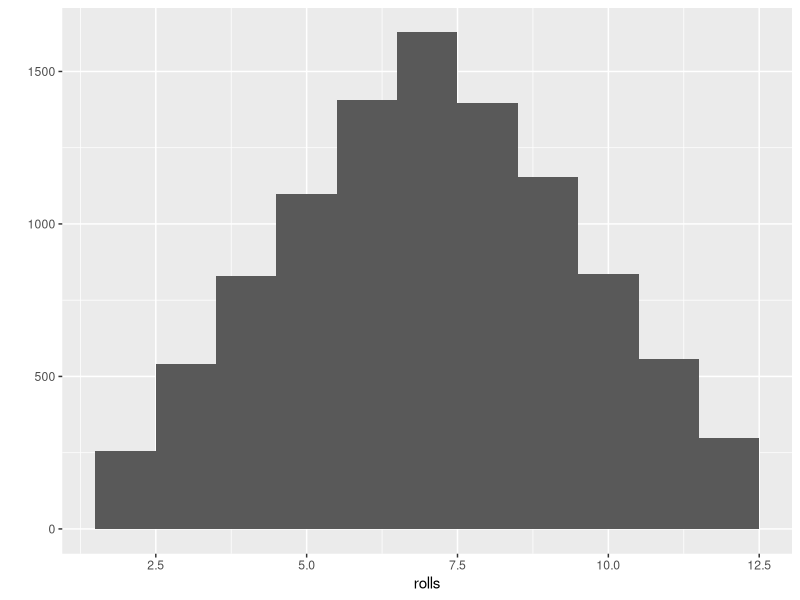
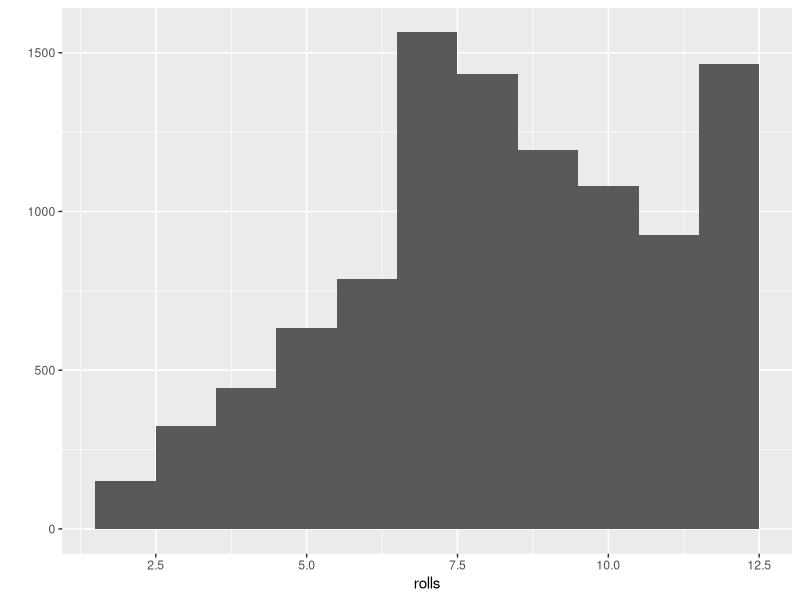

The R script that drew these images, in order:
die = c(1:6)
roll = function(){
  dice = sample(die, size = 2, replace = TRUE)
  sum(dice)
}
roll()
#test if the die is fair
rolls = replicate(10000, roll())
library(ggplot2)
qplot(rolls, binwidth = 1)

roll_weighted = function(){
  dice = sample(die, size = 2, replace = TRUE, 
                prob = c(1/8, 1/8, 1/8, 1/8, 1/8, 3/8))
  sum(dice)
}
roll()
rolls = replicate(10000, roll_weighted())
qplot(rolls, binwidth = 1)
(rolls = expand.grid(die, die))
#add a sum row
rolls$value = rolls$Var1 + rolls $Var2

#add a probability vector
prob = c(rep(1/8, 5), 3/8) #weighted values
names(prob) = c(1:6) #name the values
attributes(prob)
#lookup the probabilities based on the names listed in Var1
prob[rolls$Var1]
rolls$prob1 = prob[rolls$Var1]
rolls$prob2 = prob[rolls$Var2]
rolls$Prob = rolls$prob1 * rolls$prob2

#calulate expected value
eWeightedDie = sum(rolls$value * rolls$Prob)

#same thing with the slot machine!
#create psuedo random probability dist for outputting symbols
get_symbols= function(){
  wheel = c("D","7","BBB","BB","B","C","0")
  #take a sample of the wheel sample using probability listed
  sample(wheel, size = 3, replace = TRUE, 
         prob = c(.03, .03, .06, .1, .25, .01, .52))
}

wheel = c("D","7","BBB","BB","B","C","0")
prob = c(.03, .03, .06, .1, .25, .01, .52)
combos = expand.grid(wheel, wheel, wheel, stringsAsFactors = FALSE)
combos
names(prob) = wheel
prob
combos$prob1 = prob[combos$Var1]
combos$prob2 = prob[combos$Var2]
combos$prob3 = prob[combos$Var3]
combos$Prob = combos$prob1*combos$prob2*combos$prob3
head(combos)
sum(combos$Prob) #should be 1!!

#add a scores row
score <- function(symbols) {
  diamonds <- sum(symbols == "D")
  cherries <- sum(symbols == "C")
  
  # identify case
  # since diamonds are wild, only nondiamonds 
  # matter for three of a kind and all bars
  slots <- symbols[symbols != "D"]
  same <- length(unique(slots)) == 1
  bars <- slots %in% c("B", "BB", "BBB")
  
  # assign prize
  if (diamonds == 3) {
    prize <- 100
  } else if (same) {
    payouts <- c("7" = 80, "BBB" = 40, "BB" = 25,
                 "B" = 10, "C" = 10, "0" = 0)
    prize <- unname(payouts[slots[1]])
  } else if (all(bars)) {
    prize <- 5
  } else if (cherries > 0) {
    # diamonds count as cherries
    # so long as there is one real cherry
    prize <- c(0, 2, 5)[cherries + diamonds + 1]
  } else {
    prize <- 0
  }
  
  # double for each diamond
  prize * 2^diamonds
}

score(paste(unname(combos[1,1:3])))
combos$score = score(paste(unname(combos[,1:3])))  #doesn't work!
head(combos)
score(c(combos[1,1], combos[1,2], combos[1,3]))
combos$score = score(c(combos[,1], combos[,2], combos[,3])) #also doesn't work!
head(combos)

#Use a For loop!!
output <- vector(length = 4)
words <- c ("hello", "my", "old", "friend")
for(i in 1:4){
  output[i] <-words[i]
}
output

for(i in 1:nrow(combos)){
  grab = c(combos[i,1], combos[i,2], combos[i,3])
  combos$score[i] = score(grab)
}
head(combos)

#expected value 
sum(combos$score * combos$Prob)

plays_left = function(startingAmt){
  cash = startingAmt
  n = 0
  while(cash > 0){
    cash = cash - 5
    n = n+1
  }
  return(n)
}

plays_left(100)

#same but using a repeat
plays_left = function(startingAmt){
  cash = startingAmt
  n = 0
  repeat{
    cash = cash -5
    if(cash<=0){
      break
    }
  }
  return(n)
}


